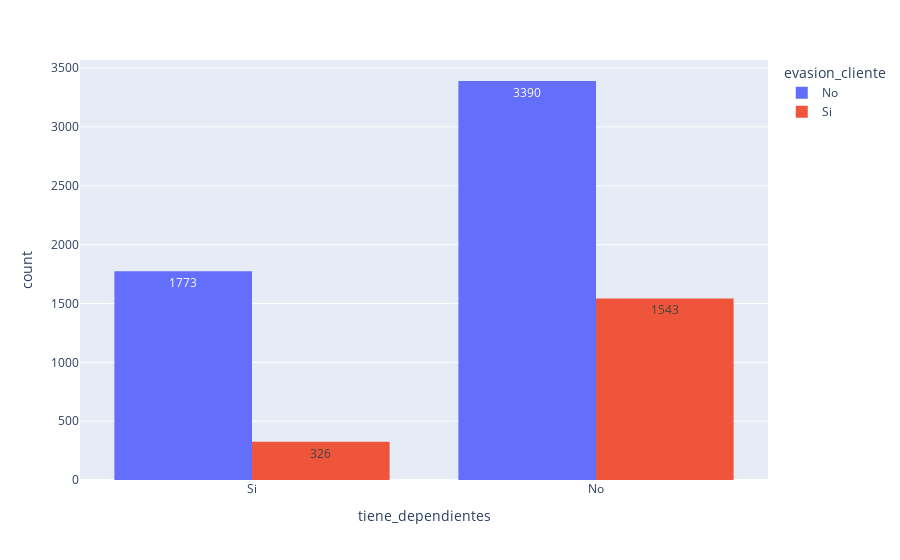

This figure's notebook cell:
### Code cell
px.histogram(df_telecomx, x = 'tiene_dependientes', color = 'evasion_cliente', barmode = 'group', text_auto = True)

### Figure 1 — Plotly figure (JSON) as saved in the notebook; plotly's stock layout.template omitted (floating-point values rounded to 4 significant figures; data arrays with more than 128 entries replaced by an {"elided": "..."} marker saying what was removed)
{"data": [{"alignmentgroup": "True", "bingroup": "x", "hovertemplate": "evasion_cliente=No<br>tiene_dependientes=%{x}<br>count=%{y}<extra></extra>", "legendgroup": "No", "marker": {"color": "#636efa", "pattern": {"shape": ""}}, "name": "No", "offsetgroup": "No", "orientation": "v", "showlegend": true, "texttemplate": "%{value}", "type": "histogram", "x": {"elided": "5163 str values"}, "xaxis": "x", "yaxis": "y"}, {"alignmentgroup": "True", "bingroup": "x", "hovertemplate": "evasion_cliente=Si<br>tiene_dependientes=%{x}<br>count=%{y}<extra></extra>", "legendgroup": "Si", "marker": {"color": "#EF553B", "pattern": {"shape": ""}}, "name": "Si", "offsetgroup": "Si", "orientation": "v", "showlegend": true, "texttemplate": "%{value}", "type": "histogram", "x": {"elided": "1869 str values"}, "xaxis": "x", "yaxis": "y"}], "layout": {"barmode": "group", "legend": {"title": {"text": "evasion_cliente"}, "tracegroupgap": 0}, "margin": {"t": 60}, "xaxis": {"anchor": "y", "domain": [0, 1], "title": {"text": "tiene_dependientes"}}, "yaxis": {"anchor": "x", "domain": [0, 1], "title": {"text": "count"}}}}
